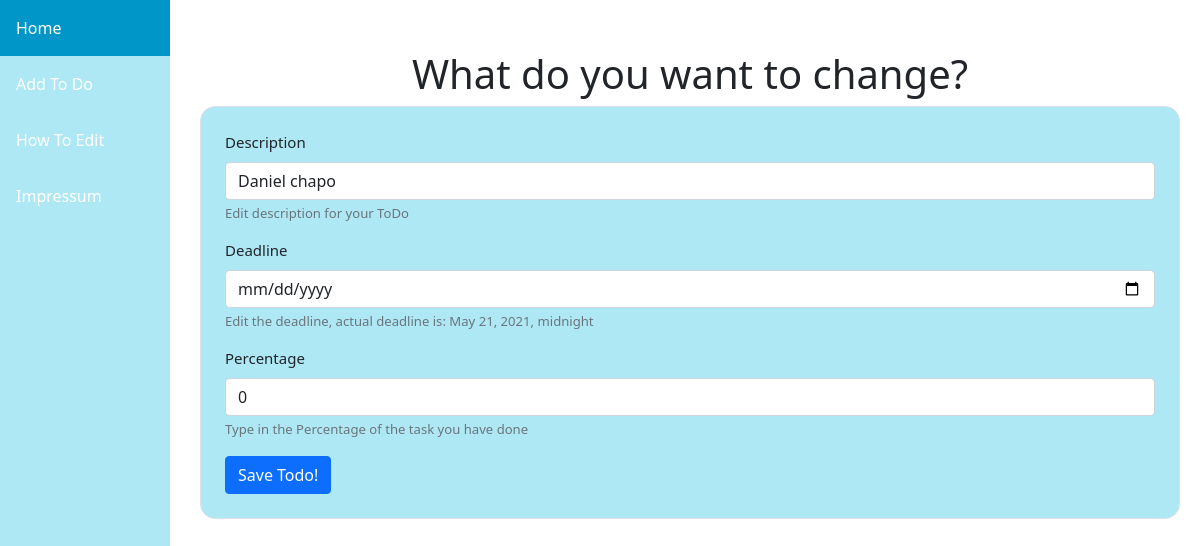
Screenshot of /index/edit_todo/49/ with the database file from the repository.
### todoList/models.py (models this page shows, shortened)
class todoItem(models.Model):
    id = models.AutoField(primary_key=True, unique=True)
    description = models.TextField(max_length=160)
    deadline = models.DateTimeField() # ...
    percent = models.IntegerField() # Needs to be between 0 and 100!

### todoList/views.py (the view, shortened to what this page needs)
# urls.py: path('edit_todo/<int:pk>/', views.edit_todo , name='edit-todo'),
def edit_todo(request, pk):
    return render(request, 'todoList/edit_todo.html', {'todo': todoItem.objects.get(pk=pk)})

### todoList/templates/todoList/edit_todo.html (shortened to what this page needs)
{% extends "todoList/base.html" %}
{% block pageContent %}
<div class="col right-col">
    <div class="row">
        <div class="d-flex justify-content-center">
            <h1>What do you want to change?</h1>
        </div>
    </div>
    <div class="flex-row align-items-center border p-4 add-todo">
        <form method="POST">
          <div class="mb-3">
            <label for="ToDo-Description" class="form-label">Description</label>
            <input type="text" class="form-control"
                id="ToDo-Description" name="description"
                value="{{todo.description}}" required>
            <div id="descriptionHelp" class="form-text">Edit description for your ToDo</div>
          </div>
          <div class="mb-3">
            <label for="deadline" class="form-label">Deadline</label>
            <input type="date" class="form-control"
                id="deadline" name="deadline"
                value="{{ todo.deadline }}" required>
            <div id="date" class="form-text">Edit the deadline, actual deadline is: {{ todo.deadline }}</div>
          </div>
          <div class="mb-3">
            <label for="Percentage" class="form-label">Percentage</label>
            <input type="number" class="form-control"
                id="Percentage" name="percent"
                max="100" min="0" required value="{{ todo.percent }}">
            <div id="Percentage1" class="form-text">Type in the Percentage of the task you have done</div>
          </div>
          <button type="submit" class="btn btn-primary">Save Todo!</button>
        </form>
</div>
{% endblock pageContent %}

### todoList/static/todoList/stylesheet_todo.css (style rules this page uses)
.btn { color: white; }

### todoList/static/todoList/stylesheet_general.css (style rules this page uses)
.right-col { margin-top: 100px; }
@media only screen and (min-width: 700px) { .right-col { margin-left: 200px; margin-top: 50px; margin-right: 20px; } }

### todoList/static/todoList/stylesheet_addToDo.css (style rules this page uses)
.add-todo { border-radius: 15px; background: #ADE8F4; min-width: 400px; font-size: 15px; }

### rows the page displays
todoItem: description "Daniel chapo", deadline "May 21, 2021, midnight", percent "0"
